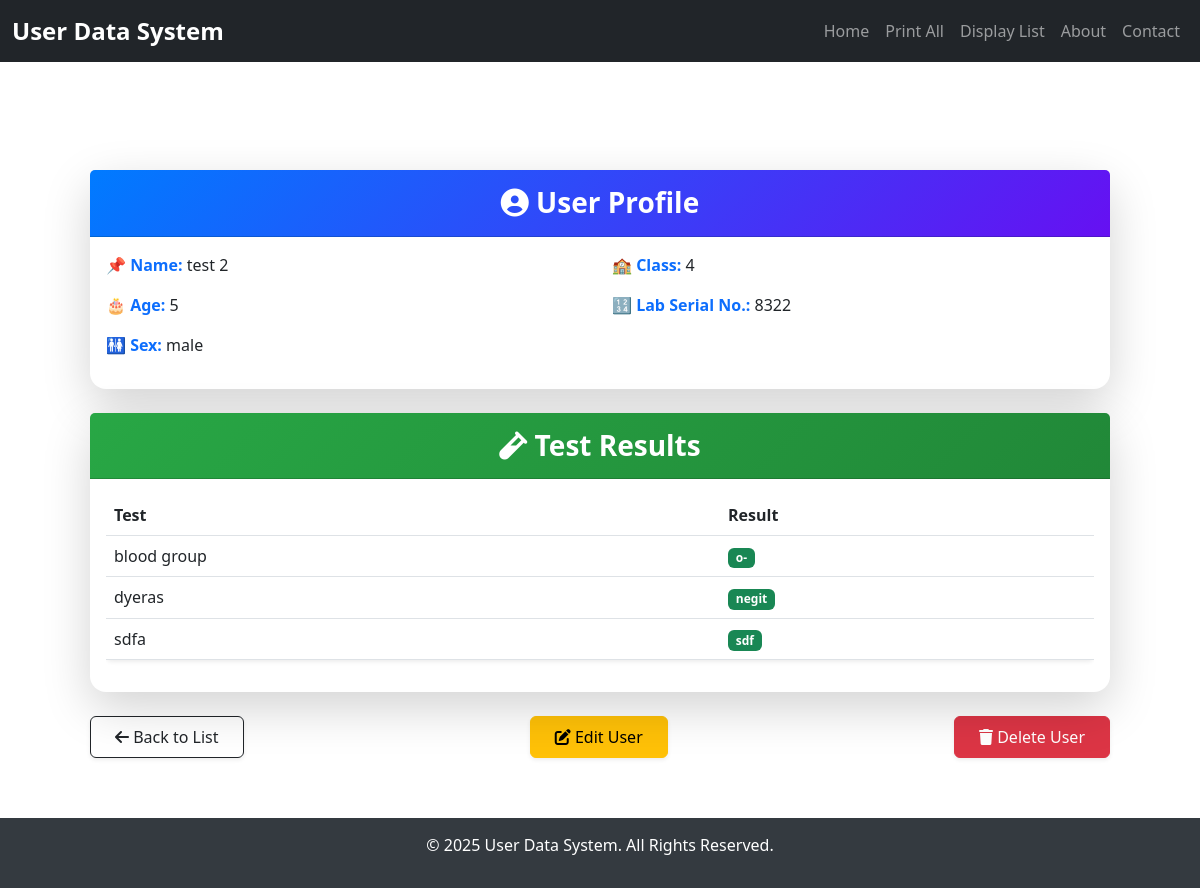
Screenshot of /users/3/ with the database file from the repository.
### data_handler/models.py (models this page shows, shortened)
class UserData(models.Model):
    name = models.CharField(max_length=255)
    age = models.IntegerField()
    sex = models.CharField(max_length=10)
    user_class = models.CharField(max_length=50)
    lab_serial = models.CharField(max_length=20)

class TestResult(models.Model):
    user = models.ForeignKey(
        UserData, on_delete=models.CASCADE, related_name="test_results"
    )
    test_name = models.CharField(max_length=100)
    result = models.CharField(max_length=100)

### data_handler/views.py (the view)
# urls.py: path("users/<int:user_id>/", views.user_detail, name="user_detail"),
def user_detail(request, user_id):
    user = get_object_or_404(UserData, id=user_id)
    return render(request, "data_handler/user_detail.html", {"user": user})

### data_handler/templates/data_handler/user_detail.html (shortened to what this page needs)
{% extends "data_handler/base.html" %}
{% block content %}
<div class="container mt-5">
    <div class="card shadow-lg border-0 rounded-4">
        <div class="card-header text-white text-center py-3" style="background: linear-gradient(135deg, #007bff, #6610f2);">
            <h3 class="mb-0 fw-bold"><i class="fas fa-user-circle"></i> User Profile</h3>
        </div>
        <div class="card-body">
            <div class="row">
                <div class="col-md-6">
                    <p><strong class="text-primary">📌 Name:</strong> {{ user.name }}</p>
                    <p><strong class="text-primary">🎂 Age:</strong> {{ user.age }}</p>
                    <p><strong class="text-primary">🚻 Sex:</strong> {{ user.sex }}</p>
                </div>
                <div class="col-md-6">
                    <p><strong class="text-primary">🏫 Class:</strong> {{ user.user_class }}</p>
                    <p><strong class="text-primary">🔢 Lab Serial No.:</strong> {{ user.lab_serial }}</p>
                </div>
            </div>
        </div>
    </div>
    <div class="card mt-4 shadow-lg border-0 rounded-4">
        <div class="card-header text-white text-center py-3" style="background: linear-gradient(135deg, #28a745, #218838);">
            <h3 class="mb-0 fw-bold"><i class="fas fa-vial"></i> Test Results</h3>
        </div>
        <div class="card-body">
            <div class="table-responsive">
                <table class="table table-hover align-middle shadow-sm rounded">
                    <thead class="bg-dark text-white">
                        <tr>
                            <th>Test</th>
                            <th>Result</th>
                        </tr>
                    </thead>
                    <tbody>
                        {% for result in user.test_results.all %}
                        <tr>
                            <td>{{ result.test_name }}</td>
                            <td>
                                <span class="badge {% if result.result == 'Positive' %}bg-danger{% else %}bg-success{% endif %}">
                                    {{ result.result }}
                                </span>
                            </td>
                        </tr>
                        {% empty %}
                        <tr>
                            <td colspan="2" class="text-center text-muted">No test results available.</td>
                        </tr>
                        {% endfor %}
                    </tbody>
                </table>
            </div>
        </div>
    </div>
    <div class="d-flex justify-content-between mt-4">
        <a href="{% url 'user_data_list' %}" class="btn btn-outline-dark shadow-sm px-4 py-2">
            <i class="fas fa-arrow-left"></i> Back to List
        </a>
        <a href="{% url 'update_user' user.id %}" class="btn btn-warning shadow-sm px-4 py-2">
            <i class="fas fa-edit"></i> Edit User
        </a>
        <button class="btn btn-danger shadow-sm px-4 py-2" data-bs-toggle="modal" data-bs-target="#deleteUserModal">
            <i class="fas fa-trash"></i> Delete User
        </button>
    </div>
</div>
{% endblock %}

### data_handler/templates/data_handler/base.html (shortened to what this page needs)
<!DOCTYPE html>
<html lang="en">
<head>
    <link href="https://cdn.jsdelivr.net/npm/bootstrap@5.3.0/dist/css/bootstrap.min.css" rel="stylesheet">
    <link rel="stylesheet" href="https://cdn.jsdelivr.net/npm/bootstrap@5.3.0/dist/css/bootstrap.min.css">
</head>
<body>
    <nav class="navbar navbar-expand-lg navbar-dark bg-dark">
        <div class="container-fluid">
            <a class="navbar-brand" href="{% url 'user_data_list' %}">User Data System</a>
            <div class="collapse navbar-collapse" id="navbarNav">
                <ul class="navbar-nav ms-auto">
                    <li class="nav-item"><a class="nav-link" href="{% url 'dashboard' %}">Home</a></li>
                    <li class="nav-item"><a class="nav-link" href="{% url 'generate_all_pdfs' %}">Print All</a></li>
                    <li class="nav-item"><a class="nav-link" href="{% url 'user_data_list' %}">Display List</a></li>
                    <li class="nav-item"><a class="nav-link" href="#">About</a></li>
                    <li class="nav-item"><a class="nav-link" href="#">Contact</a></li>
                </ul>
            </div>
        </div>
    </nav>
    <div class="content-wrapper">
        <div class="container">
            {% block content %}{% endblock %}
        </div>
    </div>
    <footer>
        <p>&copy; 2025 User Data System. All Rights Reserved.</p>
    </footer>
</body>
</html>

### data_handler/templates/data_handler/base.html (style rules this page uses)
body, html { height: 100%; margin: 0; display: flex; flex-direction: column; }
.content-wrapper { flex: 1; display: flex; flex-direction: column; }
.container { flex-grow: 1; padding: 30px; }
.navbar-brand { font-weight: bold; font-size: 1.5rem; }
.navbar-nav .nav-link { font-size: 1rem; padding: 10px 15px; }
footer { background-color: #343a40; color: white; text-align: center; padding: 15px; margin-top: auto; }

### rows the page displays
UserData: name "test 2", age "5", sex "male", user_class "4", lab_serial "8322"
TestResult: test_name "blood group", result "o-"
TestResult: test_name "dyeras", result "negit"
TestResult: test_name "sdfa", result "sdf"
